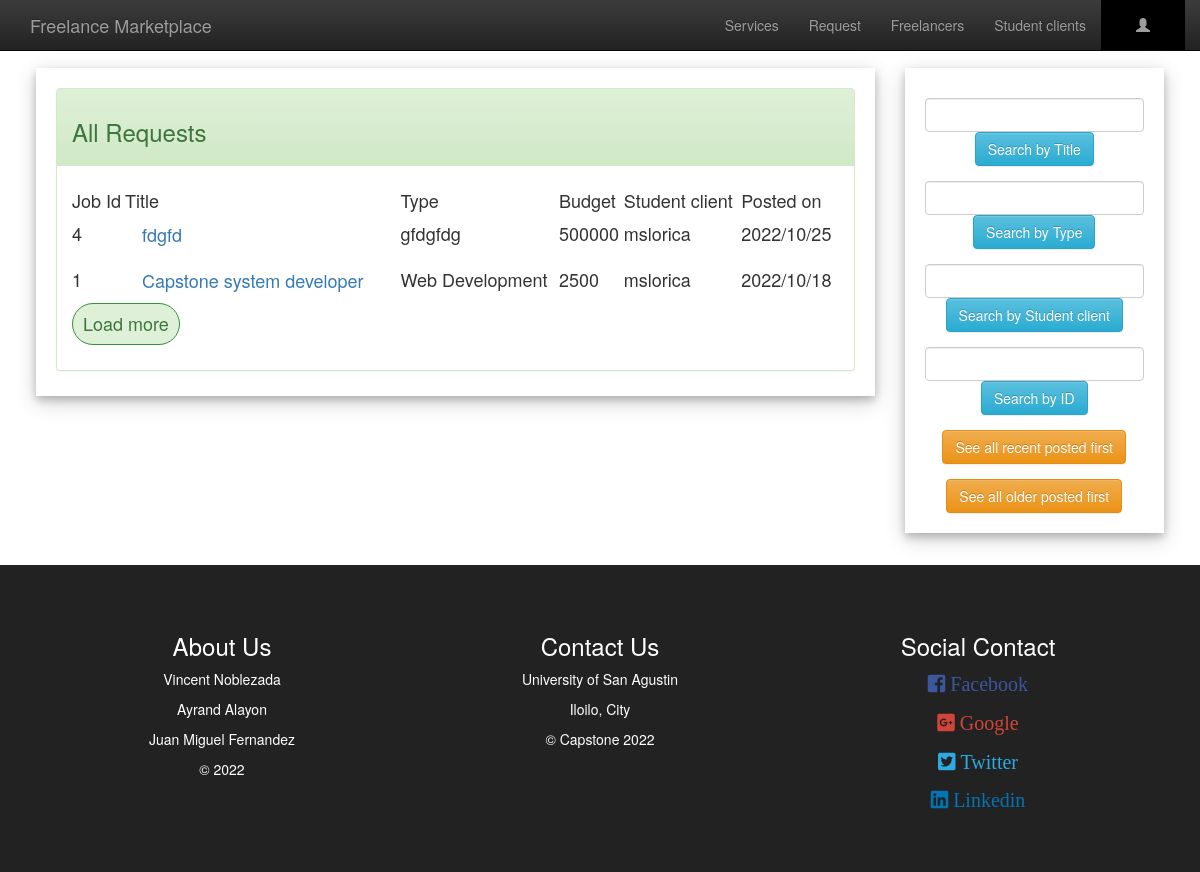
/allJob.php, run on the app's committed database.
### tables this page shows
CREATE TABLE IF NOT EXISTS `job_offer` (
  `job_id` bigint(20) UNSIGNED NOT NULL AUTO_INCREMENT,
  `title` varchar(200) NOT NULL,
  `type` varchar(200) NOT NULL,
  `description` varchar(1000) NOT NULL,
  `budget` int(11) NOT NULL,
  `skills` varchar(200) NOT NULL,
  `special_skill` varchar(200) NOT NULL,
  `e_username` varchar(200) NOT NULL,
  `valid` tinyint(1) NOT NULL,
  `timestamp` varchar(50) NOT NULL,
  `deadline` varchar(50) NOT NULL,
  PRIMARY KEY (`job_id`),
  UNIQUE KEY `job_id` (`job_id`)
);

### allJob.php (the view, shortened to what this page needs)
<?php include('server.php');
if(isset($_SESSION["Username"])){
	$username=$_SESSION["Username"];
	if ($_SESSION["Usertype"]==1) {
		$linkPro="freelancerProfile.php";
		$linkEditPro="editFreelancer.php";
		$linkBtn="applyJob.php";
		$textBtn="Apply for this job";
	}
	else{
		$linkPro="employerProfile.php";
		$linkEditPro="editEmployer.php";
		$linkBtn="editJob.php";
		$textBtn="Edit the job offer";
	}
}
else{
    $username="";
}
$sql = "SELECT * FROM job_offer WHERE valid=1 ORDER BY timestamp DESC";
$result = $conn->query($sql);
 ?>
<!DOCTYPE html>
<html>
<head>
	<link rel="stylesheet" type="text/css" href="bootstrap/css/bootstrap.min.css">
	<link rel="stylesheet" type="text/css" href="bootstrap/css/bootstrap-theme.min.css">
	<link rel="stylesheet" type="text/css" href="awesome/css/fontawesome-all.min.css">
</head>
<body>
<nav class="navbar navbar-inverse navbar-fixed-top" id="my-navbar">
	<div class="container">
		<div class="navber-header">
			<a href="index.php" class="navbar-brand">Freelance Marketplace</a>
		</div>
		<div class="collapse navbar-collapse" id="navbar-collapse">
			<ul class="nav navbar-nav navbar-right">
				<li><a href="allservices.php">Services</a></li>
				<li><a href="allJob.php">Request</a></li>
				<li><a href="allFreelancer.php">Freelancers</a></li>
				<li><a href="allEmployer.php">Student clients</a></li>
				<li class="dropdown" style="background:#000;padding:0 20px 0 20px;">
			        <a class="dropdown-toggle" data-toggle="dropdown" href="#"><span class="glyphicon glyphicon-user"></span> <?php echo $username; ?>
			        </a>
			    </li>
			</ul>
		</div>
	</div>
</nav>
<div style="padding:1% 3% 1% 3%;">
<div class="row">
	<div class="col-lg-9">
		<div class="card" style="padding:20px 20px 5px 20px;margin-top:20px">
			<div class="panel panel-success">
			  <div class="panel-heading"><h3>All Requests</h3></div>
			  <div class="panel-body"><h4>
                  <table style="width:100%">
                      <tr>
                          <td>Job Id</td>
                          <td>Title</td>
                          <td>Type</td>
                          <td>Budget</td>
                          <td>Student client</td>
                          <td>Posted on</td>
                      </tr>
                      <?php
                      if ($result->num_rows > 0) {
                            while($row = $result->fetch_assoc()) {
                                $job_id=$row["job_id"];
                                $title=$row["title"];
                                $type=$row["type"];
                                $budget=$row["budget"];
                                $e_username=$row["e_username"];
                                $timestamp=$row["timestamp"];
                                echo '
                                <form action="allJob.php" method="post">
                                <input type="hidden" name="jid" value="'.$job_id.'">
                                    <tr class="hide-item">
                                    <td>'.$job_id.'</td>
                                    <td><input type="submit" class="btn btn-link btn-lg" value="'.$title.'"></td>
                                    <td>'.$type.'</td>
                                    <td>'.$budget.'</td>
                                    <td>'.$e_username.'</td>
                                    <td>'.$timestamp.'</td>
                                    </tr>
                                </form>
                                ';
                                }
                        } else {
                            echo "<tr></tr><tr><td></td><td>Nothing to show</td></tr>";
                        }
                       ?>
                     </table>
					 <button class="show-more-btn">Load more</button></div>
			</div>
		</div>
	</div>
	<div class="col-lg-3" id="sticky">
		<div class="card" style="padding:20px 20px 5px 20px;margin-top:20px">
			<form action="allJob.php" method="post">
				<div class="form-group">
				  <input type="text" class="form-control" name="s_title">
				  <center><button type="submit" class="btn btn-info">Search by Title</button></center>
				</div>
	        </form>
	        <form action="allJob.php" method="post">
				<div class="form-group">
				  <input type="text" class="form-control" name="s_type">
				  <center><button type="submit" class="btn btn-info">Search by Type</button></center>
				</div>
	        </form>
	        <form action="allJob.php" method="post">
				<div class="form-group">
				  <input type="text" class="form-control" name="s_employer">
				  <center><button type="submit" class="btn btn-info">Search by Student client</button></center>
				</div>
	        </form>
	        <form action="allJob.php" method="post">
				<div class="form-group">
				  <input type="text" class="form-control" name="s_id">
				  <center><button type="submit" class="btn btn-info">Search by ID</button></center>
				</div>
	        </form>
	        <form action="allJob.php" method="post">
				<div class="form-group">
				  <center><button type="submit" name="recentJob" class="btn btn-warning">See all recent posted first</button></center>
				</div>
	        </form>
	        <form action="allJob.php" method="post">
				<div class="form-group">
				  <center><button type="submit" name="oldJob" class="btn btn-warning">See all older posted first</button></center>
				</div>
	        </form>
	    </div>
	</div>
</div>
</div>
<?php include 'footer.php'?>
</body>
</html>

### allJob.php (style rules this page uses)
body { padding-top: 3%;margin: 0; }
.card { box-shadow: 0 4px 8px 0 rgba(0, 0, 0, 0.2), 0 6px 20px 0 rgba(0, 0, 0, 0.19); background:#fff; }
#sticky { position:sticky; top:40px; }
.hide-item { display:none; }
.show-more-btn { background-color:#dff0d8; border:1px solid #379237; padding:10px; border-radius:50px; color:#3c763d; }

### data on the page
job_offer: job_id "4", title "fdgfd", type "gfdgfdg", budget "500000", e_username "mslorica", timestamp "2022/10/25"
job_offer: job_id "1", title "Capstone system developer", type "Web Development", budget "2500", e_username "mslorica", timestamp "2022/10/18"
